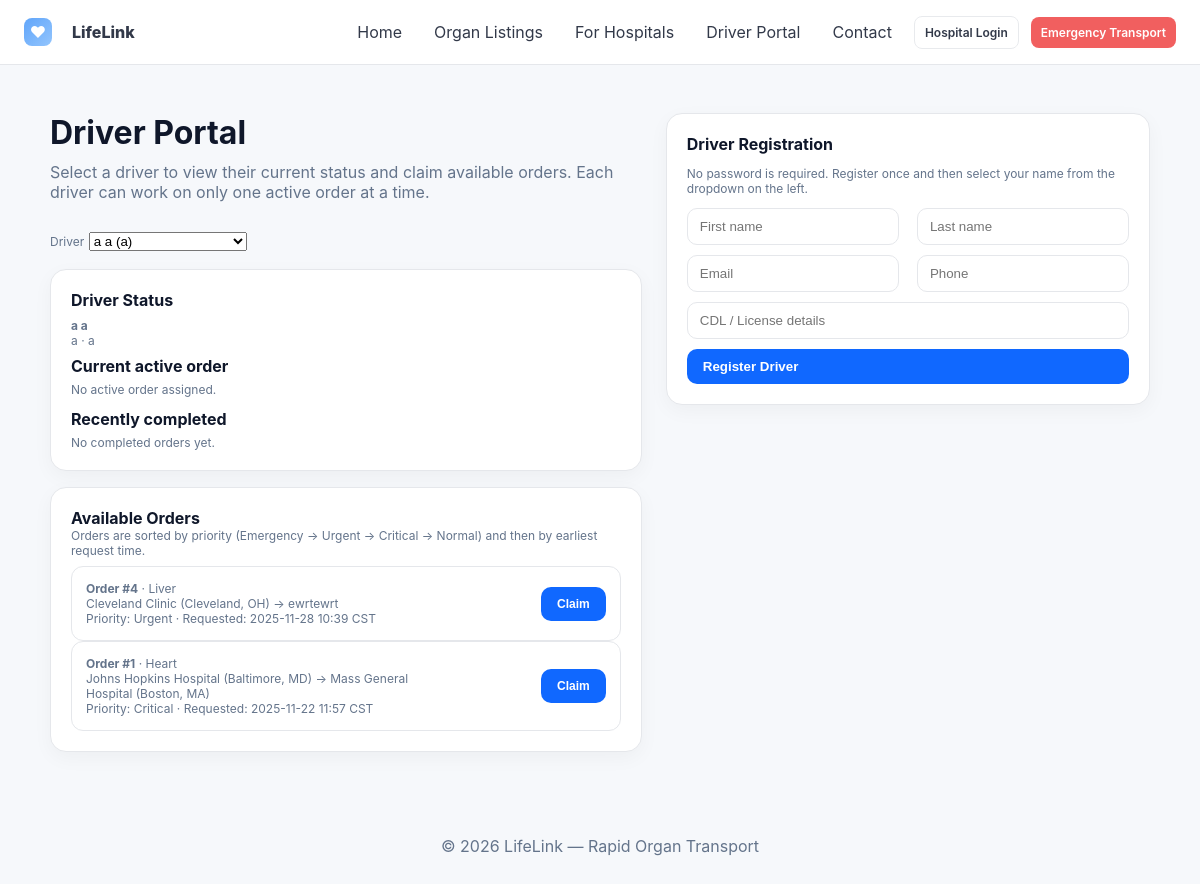
Screenshot of /driver-portal with the database file from the repository.
### tables this page shows
CREATE TABLE drivers(
  id INTEGER PRIMARY KEY AUTOINCREMENT,
  first_name TEXT,
  last_name TEXT,
  email TEXT,
  phone TEXT,
  cdl TEXT
);

CREATE TABLE transport_requests(
  id INTEGER PRIMARY KEY AUTOINCREMENT,
  listing_id INTEGER,
  hospital TEXT,              -- requesting hospital name (must be from hospitals table)
  organ_type TEXT,
  origin TEXT,                -- pickup location derived from organ listing hospital
  destination TEXT,           -- delivery address / hospital
  contact_phone TEXT,
  notes TEXT,
  priority_status TEXT,       -- Normal / Critical / Urgent / Emergency
  status TEXT DEFAULT 'Requested',  -- Requested, Assigned, En-route, Delivered
  driver_id INTEGER,
  created_at TEXT DEFAULT CURRENT_TIMESTAMP,
  updated_at TEXT DEFAULT CURRENT_TIMESTAMP
);

### app.py (the view)
@app.route("/driver-portal")
def driver_portal():
    drivers = query("SELECT * FROM drivers ORDER BY first_name, last_name")
    selected_id = request.args.get("driver_id", type=int)
    selected_driver = None
    if drivers:
        if selected_id:
            selected_driver = query(
                "SELECT * FROM drivers WHERE id = ?", (selected_id,), one=True
            )
        if not selected_driver:
            selected_driver = drivers[0]
    current_order = None
    completed_orders = []
    available_orders = []
    if selected_driver:
        did = selected_driver["id"]
        current_order = query(
            """
            SELECT tr.*,
                   ol.organ_type AS listing_organ_type,
                   ol.blood_type AS listing_blood_type,
                   ol.hospital_name AS source_hospital
            FROM transport_requests tr
            LEFT JOIN organ_listings ol ON tr.listing_id = ol.id
            WHERE tr.driver_id = ?
              AND tr.status IN ('Assigned','En-route')
            ORDER BY tr.created_at DESC
            LIMIT 1
            """,
            (did,),
            one=True,
        )
        completed_orders = query(
            """
            SELECT tr.*,
                   ol.organ_type AS listing_organ_type,
                   ol.blood_type AS listing_blood_type,
                   ol.hospital_name AS source_hospital
            FROM transport_requests tr
            LEFT JOIN organ_listings ol ON tr.listing_id = ol.id
            WHERE tr.driver_id = ?
              AND tr.status = 'Delivered'
            ORDER BY tr.updated_at DESC
            LIMIT 20
            """,
            (did,),
        )
    available_orders = query(
        """
        SELECT tr.*,
               ol.organ_type AS listing_organ_type,
               ol.blood_type AS listing_blood_type,
               ol.hospital_name AS source_hospital
        FROM transport_requests tr
        LEFT JOIN organ_listings ol ON tr.listing_id = ol.id
        WHERE tr.status = 'Requested'
          AND (tr.driver_id IS NULL)
        ORDER BY CASE tr.priority_status
                   WHEN 'Emergency' THEN 1
                   WHEN 'Urgent' THEN 2
                   WHEN 'Critical' THEN 3
                   ELSE 4
                 END,
                 tr.created_at ASC
        """
    )
    return render_template(
        "driver_portal.html",
        drivers=drivers,
        selected_driver=selected_driver,
        current_order=current_order,
        completed_orders=completed_orders,
        available_orders=available_orders,
        to_local_str=to_local_str,
    )

### app.py (called while the page is built)
def get_db():
    db = getattr(g, "_db", None)
    if db is None:
        db = g._db = sqlite3.connect(DB_PATH, check_same_thread=False)
        db.row_factory = sqlite3.Row
    return db

def query(sql, args=(), one=False):
    cur = get_db().execute(sql, args)
    rv = cur.fetchall()
    cur.close()
    return (rv[0] if rv else None) if one else rv

@app.context_processor
def inject_now():
    return {"now": datetime.utcnow()}

def parse_ts(ts: Optional[str]):
    if not ts:
        return None
    try:
        dt = datetime.strptime(ts, "%Y-%m-%d %H:%M:%S")
    except ValueError:
        dt = datetime.fromisoformat(ts)
    return dt.replace(tzinfo=ZoneInfo("UTC"))

def to_local_str(ts: Optional[str]):
    dt = parse_ts(ts)
    if not dt:
        return ""
    return dt.astimezone(LOCAL_TZ).strftime("%Y-%m-%d %H:%M %Z")

### templates/driver_portal.html (shortened to what this page needs)
{% extends "_base.html" %}{% block content %}
<div class="container section" style="display:grid;grid-template-columns:1.1fr .9fr;gap:24px">
  <div>
    <h2 class="h2" style="text-align:left">Driver Portal</h2>
    <p class="sub" style="text-align:left">Select a driver to view their current status and claim available orders. Each driver can work on only one active order at a time.</p>
    <form method="get" style="margin:12px 0 18px;max-width:360px">
      <label class="small">Driver</label>
      <select name="driver_id" onchange="this.form.submit()">
        {% for d in drivers %}
          <option value="{{ d.id }}" {% if selected_driver and d.id == selected_driver.id %}selected{% endif %}>
            {{ d.first_name }} {{ d.last_name }} ({{ d.phone }})
          </option>
        {% endfor %}
      </select>
    </form>
    <div class="card">
      <b>Driver Status</b>
      {% if not selected_driver %}
        <div class="small" style="margin-top:8px">No drivers registered yet. Use the form on the right to register.</div>
      {% else %}
        <div class="small" style="margin-top:8px">
          <div><b>{{ selected_driver.first_name }} {{ selected_driver.last_name }}</b></div>
          <div>{{ selected_driver.phone }} · {{ selected_driver.email }}</div>
        </div>
        <div>
          <b>Current active order</b>
          {% if current_order %}
            <div class="card small" style="margin-top:6px">
              <div><b>Order #{{ current_order.id }}</b> · {{ current_order.organ_type or current_order.listing_organ_type }}</div>
              <div class="small">{{ current_order.origin }} → {{ current_order.destination }}</div>
              <div class="small">Status: {{ current_order.status }} · Priority: {{ current_order.priority_status }}</div>
              <div class="small">Last update: {{ to_local_str(current_order.updated_at) }}</div>
              <form method="post" action="{{ url_for('driver_update_status', order_id=current_order.id) }}" style="margin-top:6px;display:flex;gap:8px;align-items:center">
                <input type="hidden" name="driver_id" value="{{ selected_driver.id }}">
                <select name="status">
                  <option value="Assigned" {% if current_order.status == 'Assigned' %}selected{% endif %}>Assigned</option>
                  <option value="En-route" {% if current_order.status == 'En-route' %}selected{% endif %}>En-route</option>
                  <option value="Delivered" {% if current_order.status == 'Delivered' %}selected{% endif %}>Delivered</option>
                  <option value="Requested">Revert to Requested</option>
                </select>
                <button class="btn small" type="submit">Update</button>
              </form>
            </div>
          {% else %}
            <div class="small" style="margin-top:6px">No active order assigned.</div>
          {% endif %}
        </div>
        <div>
          <b>Recently completed</b>
          {% if completed_orders %}
            {% for o in completed_orders %}
              <div class="card small" style="margin-top:6px">
                <div><b>Order #{{ o.id }}</b> · {{ o.organ_type or o.listing_organ_type }}</div>
                <div class="small">{{ o.origin }} → {{ o.destination }}</div>
                <div class="small">Status: {{ o.status }} · Completed at: {{ to_local_str(o.updated_at) }}</div>
              </div>
            {% endfor %}
          {% else %}
            <div class="small" style="margin-top:6px">No completed orders yet.</div>
          {% endif %}
        </div>
      {% endif %}
    </div>
    <div class="card" style="margin-top:16px">
      <b>Available Orders</b>
      <div class="small" style="margin-bottom:8px">Orders are sorted by priority (Emergency → Urgent → Critical → Normal) and then by earliest request time.</div>
      {% if available_orders %}
        {% for j in available_orders %}
          <div class="row" style="grid-template-columns:1fr 150px">
            <div class="small">
              <div><b>Order #{{ j.id }}</b> · {{ j.organ_type or j.listing_organ_type }}</div>
              <div>{{ j.origin }} → {{ j.destination }}</div>
              <div>Priority: {{ j.priority_status }} · Requested: {{ to_local_str(j.created_at) }}</div>
            </div>
            <div style="text-align:right">
              {% if selected_driver %}
                <form method="post" action="{{ url_for('driver_claim', order_id=j.id) }}">
                  <button class="btn small primary" type="submit">Claim</button>
                </form>
              {% else %}
                <button class="btn small" type="button" disabled>Register first</button>
              {% endif %}
            </div>
          </div>
        {% endfor %}
      {% else %}
        <div class="small">No available orders at the moment.</div>
      {% endif %}
    </div>
  </div>
  <div>
    <div class="card">
      <b>Driver Registration</b>
      <p class="small">No password is required. Register once and then select your name from the dropdown on the left.</p>
      <form class="form" method="post" action="{{ url_for('apply_driver') }}">
        <div class="grid-2">
          <input name="first_name" placeholder="First name" required>
          <input name="last_name" placeholder="Last name" required>
        </div>
        <div class="grid-2">
          <input name="email" placeholder="Email" required>
          <input name="phone" placeholder="Phone" required>
        </div>
        <input name="cdl" placeholder="CDL / License details" required>
        <button class="btn primary" type="submit">Register Driver</button>
      </form>
    </div>
  </div>
</div>
{% endblock %}

### static/style.css (style rules this page uses)
:root { --bg:#f6f8fb;--card:#ffffff;--ink:#0f172a;--muted:#64748b;--accent:#ef4444;--brand:#1068ff;--chip:#eef2ff;--green:#16a34a;--blue:#3b82f6 }
* { box-sizing:border-box }
html,body { padding:0;margin:0;font-family:Inter,system-ui,-apple-system,Segoe UI,Roboto,Helvetica,Arial,"Apple Color Emoji","Segoe UI Emoji";background:var(--bg);color:var(--ink) }
.container { max-width:1100px;margin:0 auto;padding:24px }
.btn { display:inline-flex;align-items:center;gap:6px;padding:10px 16px;border-radius:10px;font-weight:600;border:1px solid #e5e7eb;background:#fff }
.btn.primary { background:var(--brand);color:#fff;border:none }
.card { background:var(--card);border:1px solid #e5e7eb;border-radius:16px;padding:20px;box-shadow:0 6px 20px rgba(2,6,23,.04) }
.grid-2 { display:grid;grid-template-columns:repeat(2,1fr);gap:18px }
.section { padding:48px 0 }
.h2 { font-size:32px;text-align:center;margin:0 0 10px }
.sub { color:var(--muted);text-align:center;margin:0 0 28px }
.row { background:#fff;border:1px solid #e5e7eb;border-radius:12px;padding:14px;display:grid;grid-template-columns:120px 1fr 120px 140px;gap:12px;align-items:center }
.form { display:grid;gap:10px }
.form input,.form select,.form textarea { padding:10px 12px;border:1px solid #e5e7eb;border-radius:10px }
.small { font-size:12px;color:var(--muted) }

### rows the page displays
drivers: first_name "a", last_name "a", phone "a", email "a"
transport_requests: id "4", organ_type "Liver", origin "Cleveland Clinic (Cleveland, OH)", destination "ewrtewrt", priority_status "Urgent", created_at "2025-11-28 10:39 CST"
transport_requests: id "1", organ_type "Heart", origin "Johns Hopkins Hospital (Baltimore, MD)", destination "Mass General Hospital (Boston, MA)", priority_status "Critical", created_at "2025-11-22 11:57 CST"

### other values shown
form field driver_id "a a (a)"
